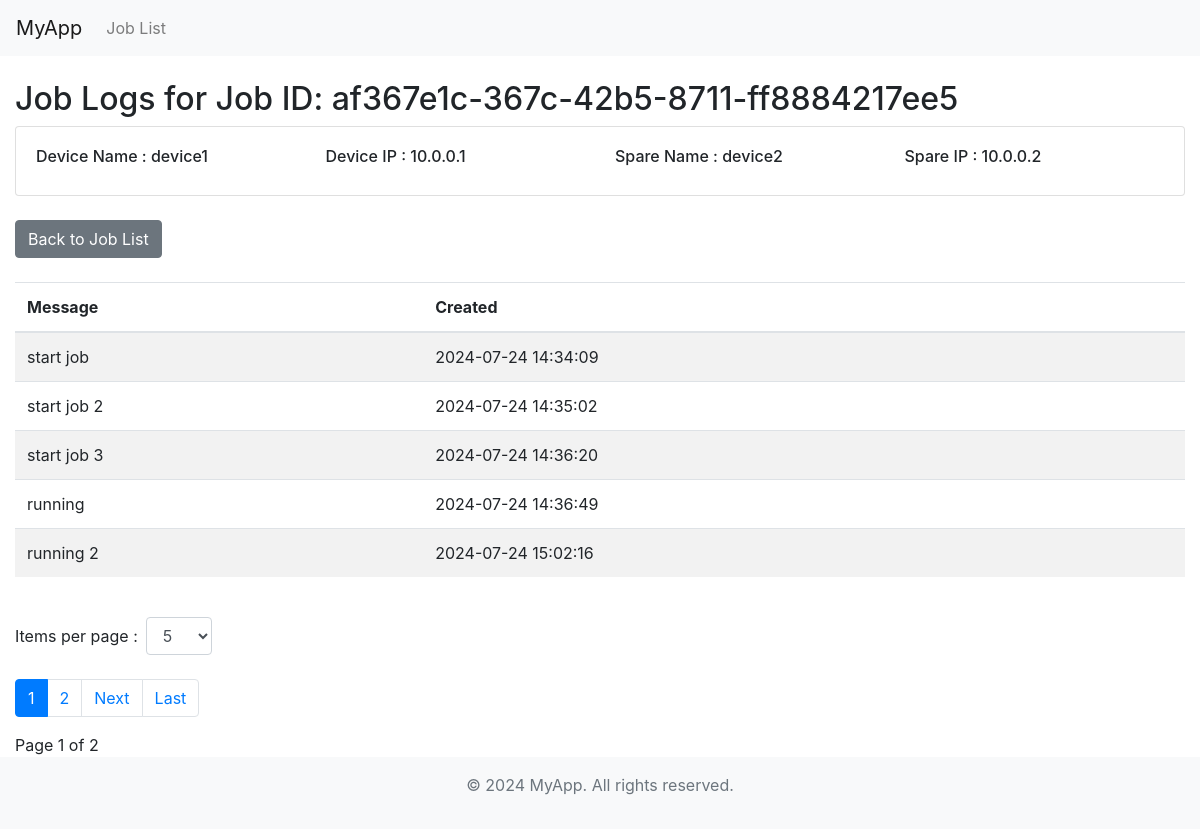
/jobapp/af367e1c-367c-42b5-8711-ff8884217ee5/joblogs/, run on the app's committed database.
### jobapp/models.py (models this page shows)
class Job(models.Model):
    job_id = models.UUIDField(default=uuid.uuid4, editable=False, primary_key=True)
    device_name = models.CharField(max_length=255)
    device_ip = models.GenericIPAddressField()
    spare_name = models.CharField(max_length=255)
    spare_ip = models.GenericIPAddressField()
    status = models.CharField(max_length=50)
    created = models.DateTimeField(auto_now_add=True)
    last_updated = models.DateTimeField(auto_now=True)

class JobLog(models.Model):
    job = models.ForeignKey(Job, on_delete=models.CASCADE)
    message = models.TextField()
    created = models.DateTimeField(auto_now_add=True)

### jobapp/views.py (the view)
# urls.py: path('<uuid:job_id>/joblogs/', views.JobLogListView.as_view(), name='joblog_list'),
class JobLogListView(ListView):
    model = JobLog
    template_name = 'jobapp/joblog_list.html'
    context_object_name = 'joblogs'
    paginate_by = 5  # Default value
    def get_queryset(self):
        job_id = self.kwargs.get('job_id')
        return JobLog.objects.filter(job_id=job_id).order_by('created')
    def get_context_data(self, **kwargs):
        context = super().get_context_data(**kwargs)
        job_id = self.kwargs.get('job_id')
        job = get_object_or_404(Job, job_id=job_id)
        context['job'] = job
        context['paginate_by'] = self.get_paginate_by(self.get_queryset())
        return context
    def get_paginate_by(self, queryset):
        paginate_by = self.request.GET.get('paginate_by', self.paginate_by)
        try:
            return int(paginate_by)
        except (TypeError, ValueError):
            return self.paginate_by

### jobapp/templates/jobapp/joblog_list.html (shortened to what this page needs)
{% extends 'base.html' %}
{% block content %}
    <h2>Job Logs for Job ID: {{ job.job_id }}</h2>
    <div class="card">
        <div class="card-body">
            <div class="row">
                <div class="col-md-3">
                    <h6>Device Name : {{ job.device_name }}</h6>
                </div>
                <div class="col-md-3">
                    <h6>Device IP :  {{ job.device_ip }}</h6>
                </div>
                <div class="col-md-3">
                    <h6>Spare Name : {{ job.spare_name }}</h6>
                </div>
                <div class="col-md-3">
                    <h6>Spare IP : {{ job.spare_ip }}</h6>
                </div>
            </div>
        </div>
    </div>
    <div class="mt-4">
        <a class="btn btn-secondary" href="{% url 'jobs:job_list' %}">Back to Job List</a>
    </div>
    <div class="mt-4 table-responsive">
        <table class="table table-striped">
            <thead>
                <tr>
                    <th>Message</th>
                    <th>Created</th>
                </tr>
            </thead>
            <tbody>
                {% for log in joblogs %}
                <tr>
                    <td>{{ log.message }}</td>
                    <td>{{ log.created|date:"Y-m-d H:i:s" }}</td>
                </tr>
                {% empty %}
                <tr>
                    <td colspan="2">No logs found for this job.</td>
                </tr>
                {% endfor %}
            </tbody>
        </table>
    </div>
    <div class="mt-4">
        <form method="get" action="" class="form-inline">
            <label class="mr-2"  for="paginate_by">Items per page : </label>
            <select name="paginate_by" id="paginate_by" class="form-control mr-2" onchange="this.form.submit()">
                <option value="5" {% if paginate_by == 5 %}selected{% endif %}>5</option>
            </select>
        </form>
        <br>
        <ul class="pagination">
            {% for num in page_obj.paginator.page_range %}
                {% if num == page_obj.number %}
                    <li class="page-item active" aria-current="page">
                        <span class="page-link">{{ num }}</span>
                    </li>
                {% else %}
                    <li class="page-item">
                        <a class="page-link" href="?page={{ num }}&paginate_by={{ paginate_by }}">{{ num }}</a>
                    </li>
                {% endif %}
            {% endfor %}
            {% if page_obj.has_next %}
                <li class="page-item">
                    <a class="page-link" href="?page={{ page_obj.next_page_number }}&paginate_by={{ paginate_by }}">Next</a>
                </li>
                <li class="page-item">
                    <a class="page-link" href="?page={{ page_obj.paginator.num_pages }}&paginate_by={{ paginate_by }}">Last</a>
                </li>
            {% endif %}
        </ul>
        <span>Page {{ page_obj.number }} of {{ page_obj.paginator.num_pages }}</span>
    </div>
{% endblock %}

### data on the page
Job: job_id "af367e1c-367c-42b5-8711-ff8884217ee5", device_name "device1", device_ip "10.0.0.1", spare_name "device2", spare_ip "10.0.0.2"
JobLog: message "start job", created "2024-07-24 14:34:09"
JobLog: message "start job 2", created "2024-07-24 14:35:02"
JobLog: message "start job 3", created "2024-07-24 14:36:20"
JobLog: message "running", created "2024-07-24 14:36:49"
JobLog: message "running 2", created "2024-07-24 15:02:16"

### other printed values
{{ num }} "1"
{{ num }} "2"
{{ page_obj.number }} "1"
{{ page_obj.paginator.num_pages }} "2"
